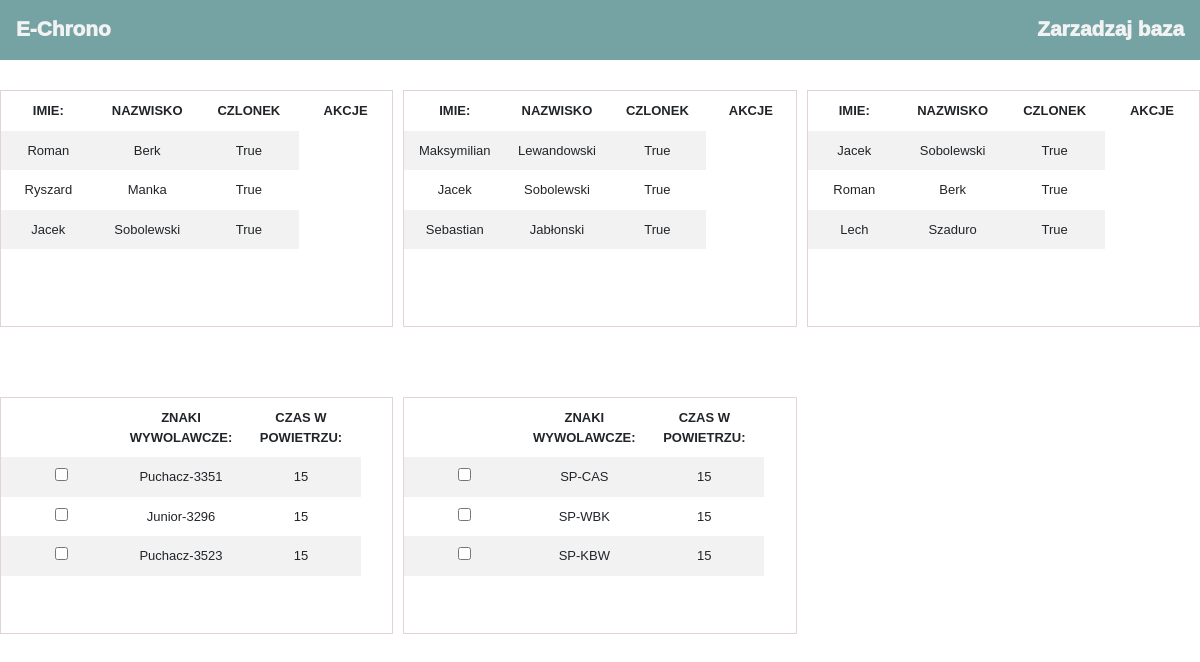
/manage, run on the app's committed database.
### __init__.py (models this page shows)
class Pilot(db.Model):
    __tablename__ = 'pilot'
    id = db.Column('id',db.Integer, primary_key=True, autoincrement=True)
    firstname = db.Column('firstname',db.String(25),nullable=False)
    lastname = db.Column('lastname',db.String(25),nullable=False)
    member = db.Column('member',db.Boolean)

class AirplanePilot(db.Model):
    __tablename__ = 'airplanepilot'
    id = db.Column('id',db.Integer, primary_key=True, autoincrement=True)
    firstname = db.Column('firstname',db.String(25),nullable=False)
    lastname = db.Column('lastname',db.String(25),nullable=False)
    member = db.Column('member',db.Boolean)

class WinchOperator(db.Model):
    __tablename__ = 'winchoperator'
    id = db.Column('id',db.Integer, primary_key=True, autoincrement=True)
    firstname = db.Column('firstname',db.String(25),nullable=False)
    lastname = db.Column('lastname',db.String(25),nullable=False)
    member = db.Column('member',db.Boolean)

class Glider(db.Model):
    __tablename__ = 'glider'
    id = db.Column(db.Integer, primary_key=True, autoincrement=True)
    name = db.Column('name', db.String(20), nullable=False)
    time_in_air = db.Column('time_in_air', db.Integer)

class Airplane(db.Model):
    __tablename__ = 'airplane'
    id = db.Column('id',db.Integer, primary_key=True, autoincrement=True)
    name = db.Column('name',db.String(20), nullable=False)
    time_in_air = db.Column('time_in_air', db.Integer)

### main.py (the view)
@app.route('/manage',methods=['POST','GET'])
def manage():
    airplanes = Airplane.query.all()
    gliders = Glider.query.all()
    pilots = Pilot.query.all()
    airplanepilots = AirplanePilot.query.all()
    winchoperators = WinchOperator.query.all()
    return render_template('manage.html',airplanes=airplanes,gliders=gliders,pilots=pilots,
        airplanepilots = airplanepilots, winchoperators = winchoperators)

### templates/manage.html (shortened to what this page needs)
{% extends 'base.html' %}
{% block body %}
<div class="manage">
    <table>
             <tr class="nothover">
                <th>Imie:</th>
                <th>Nazwisko</th>
                <th>Czlonek</th>
                 <th>Akcje</th>
             </tr>
        {% for p in pilots %}
             <tr>
                <td>{{p.firstname}}</td>
                <td>{{p.lastname}}</td>
                <td>{{p.member}}</td>
             </tr>
        {% endfor %}
    </table>
    <table>
             <tr class="nothover">
                <th>Imie:</th>
                <th>Nazwisko</th>
                <th>Czlonek</th>
                 <th>Akcje</th>
             </tr>
        {% for p in airplanepilots %}
             <tr>
                <td>{{p.firstname}}</td>
                <td>{{p.lastname}}</td>
                <td>{{p.member}}</td>
             </tr>
        {% endfor %}
    </table>
    <table>
             <tr class="nothover">
                <th>Imie:</th>
                <th>Nazwisko</th>
                <th>Czlonek</th>
                 <th>Akcje</th>
             </tr>
        {% for w in winchoperators %}
             <tr>
                <td>{{w.firstname}}</td>
                <td>{{w.lastname}}</td>
                <td>{{w.member}}</td>
             </tr>
        {% endfor %}
    </table>
    <table>
             <tr class="nothover">
                <th></th>
                <th>Znaki wywolawcze:</th>
                 <th>Czas w powietrzu:</th>
             </tr>
        {% for glider in gliders %}
             <tr>
                <td><input type="checkbox"></td>
                <td>{{glider.name}}</td>
                 <td>{{glider.time_in_air}}</td>
             </tr>
        {% endfor %}
    </table>
    <table>
             <tr class="nothover">
                <th></th>
                <th>Znaki wywolawcze:</th>
                 <th>Czas w powietrzu:</th>
             </tr>
        {% for a in airplanes %}
             <tr>
                <td><input type="checkbox"></td>
                <td>{{a.name}}</td>
                 <td>{{a.time_in_air}}</td>
             </tr>
        {% endfor %}
    </table>
</div>
{% endblock %}

### static/styles.css (style rules this page uses)
table, #active_table { border: 1px solid #e2d4d4; border-radius: 8px; margin-top: 30px; margin-bottom: 30px; text-align: center; font-size: 13px; }
.manage { display: grid; grid-template-columns: repeat(3, 1fr); grid-gap: 10px; grid-auto-rows: minmax(100px, auto); }
tr:nth-child(even) { background-color: #f2f2f2; }
td { padding-top: 10px; padding-bottom: 10px; width: 120px; }
th { padding-top: 10px; padding-bottom: 10px; text-transform: uppercase; width: 120px; }

### data on the page
Pilot: firstname "Roman", lastname "Berk", member "True"
Pilot: firstname "Ryszard", lastname "Manka", member "True"
Pilot: firstname "Jacek", lastname "Sobolewski", member "True"
AirplanePilot: firstname "Maksymilian", lastname "Lewandowski", member "True"
AirplanePilot: firstname "Jacek", lastname "Sobolewski", member "True"
AirplanePilot: firstname "Sebastian", lastname "Jabłonski", member "True"
WinchOperator: firstname "Jacek", lastname "Sobolewski", member "True"
WinchOperator: firstname "Roman", lastname "Berk", member "True"
WinchOperator: firstname "Lech", lastname "Szaduro", member "True"
Glider: name "Puchacz-3351", time_in_air "15"
Glider: name "Junior-3296", time_in_air "15"
Glider: name "Puchacz-3523", time_in_air "15"
Airplane: name "SP-CAS", time_in_air "15"
Airplane: name "SP-WBK", time_in_air "15"
Airplane: name "SP-KBW", time_in_air "15"
